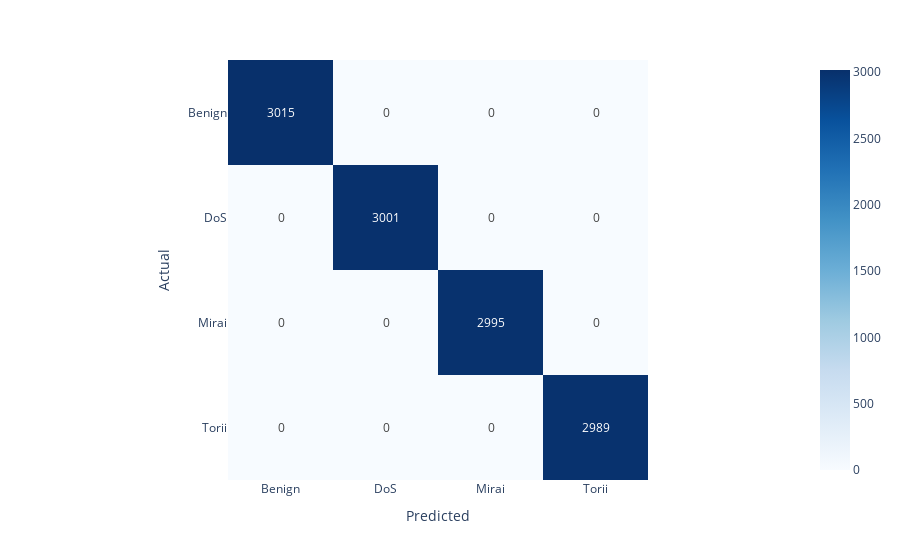

Notebook source saved alongside this figure:
### Code cell
fig = px.imshow(df_cm, text_auto=True, color_continuous_scale='Blues',)
fig.show()

### Figure 1 — Plotly figure (JSON) as saved in the notebook; plotly's stock layout.template omitted (floating-point values rounded to 4 significant figures)
{"data": [{"coloraxis": "coloraxis", "hovertemplate": "Predicted: %{x}<br>Actual: %{y}<br>color: %{z}<extra></extra>", "name": "0", "texttemplate": "%{z}", "type": "heatmap", "x": ["Benign", "DoS", "Mirai", "Torii"], "xaxis": "x", "y": ["Benign", "DoS", "Mirai", "Torii"], "yaxis": "y", "z": [[3015, 0, 0, 0], [0, 3001, 0, 0], [0, 0, 2995, 0], [0, 0, 0, 2989]]}], "layout": {"coloraxis": {"colorscale": [[0, "rgb(247,251,255)"], [0.125, "rgb(222,235,247)"], [0.25, "rgb(198,219,239)"], [0.375, "rgb(158,202,225)"], [0.5, "rgb(107,174,214)"], [0.625, "rgb(66,146,198)"], [0.75, "rgb(33,113,181)"], [0.875, "rgb(8,81,156)"], [1, "rgb(8,48,107)"]]}, "margin": {"t": 60}, "xaxis": {"anchor": "y", "constrain": "domain", "domain": [0, 1], "scaleanchor": "y", "title": {"text": "Predicted"}}, "yaxis": {"anchor": "x", "autorange": "reversed", "constrain": "domain", "domain": [0, 1], "title": {"text": "Actual"}}}}
